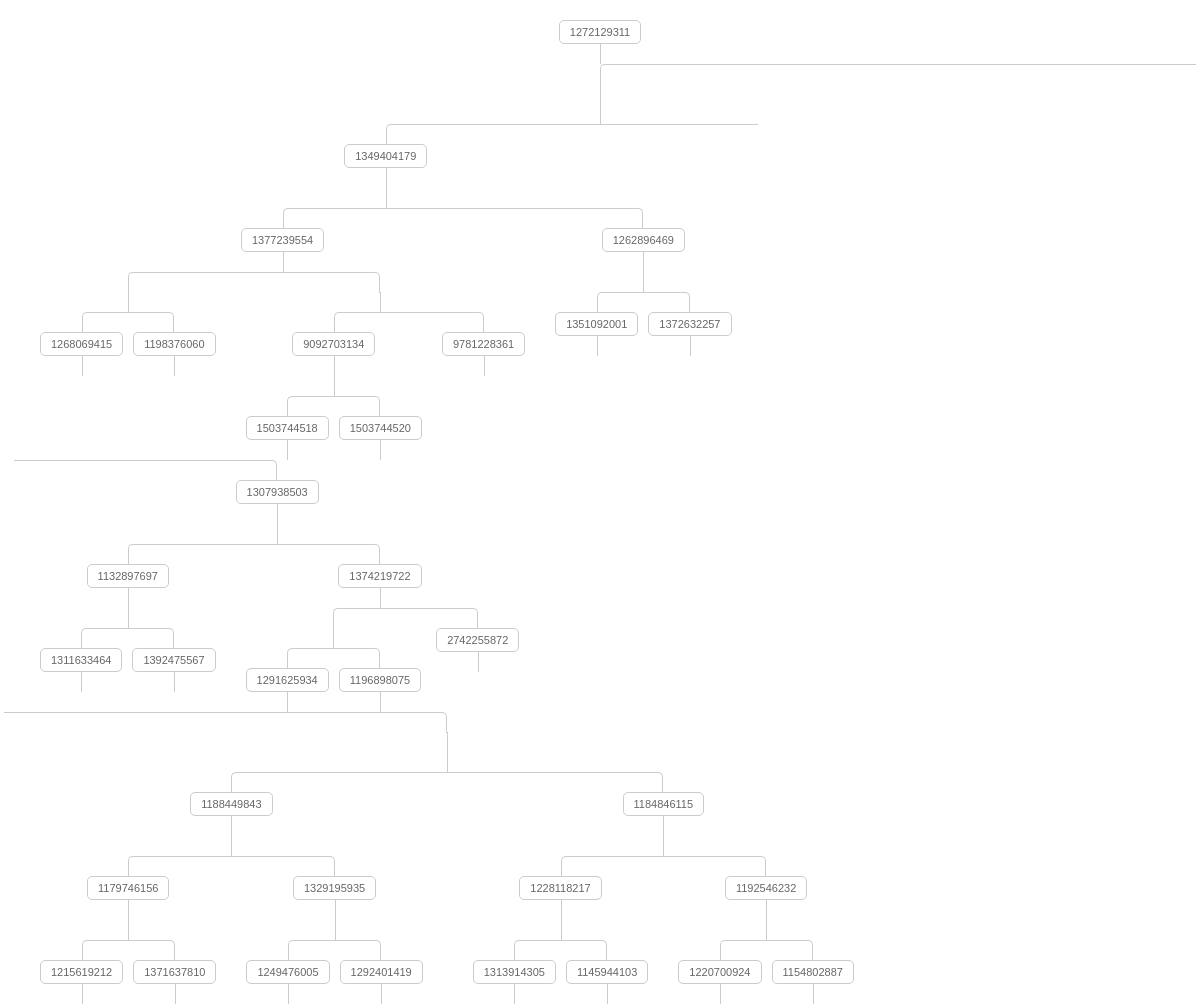
Page /tree.php on the earlier database version.
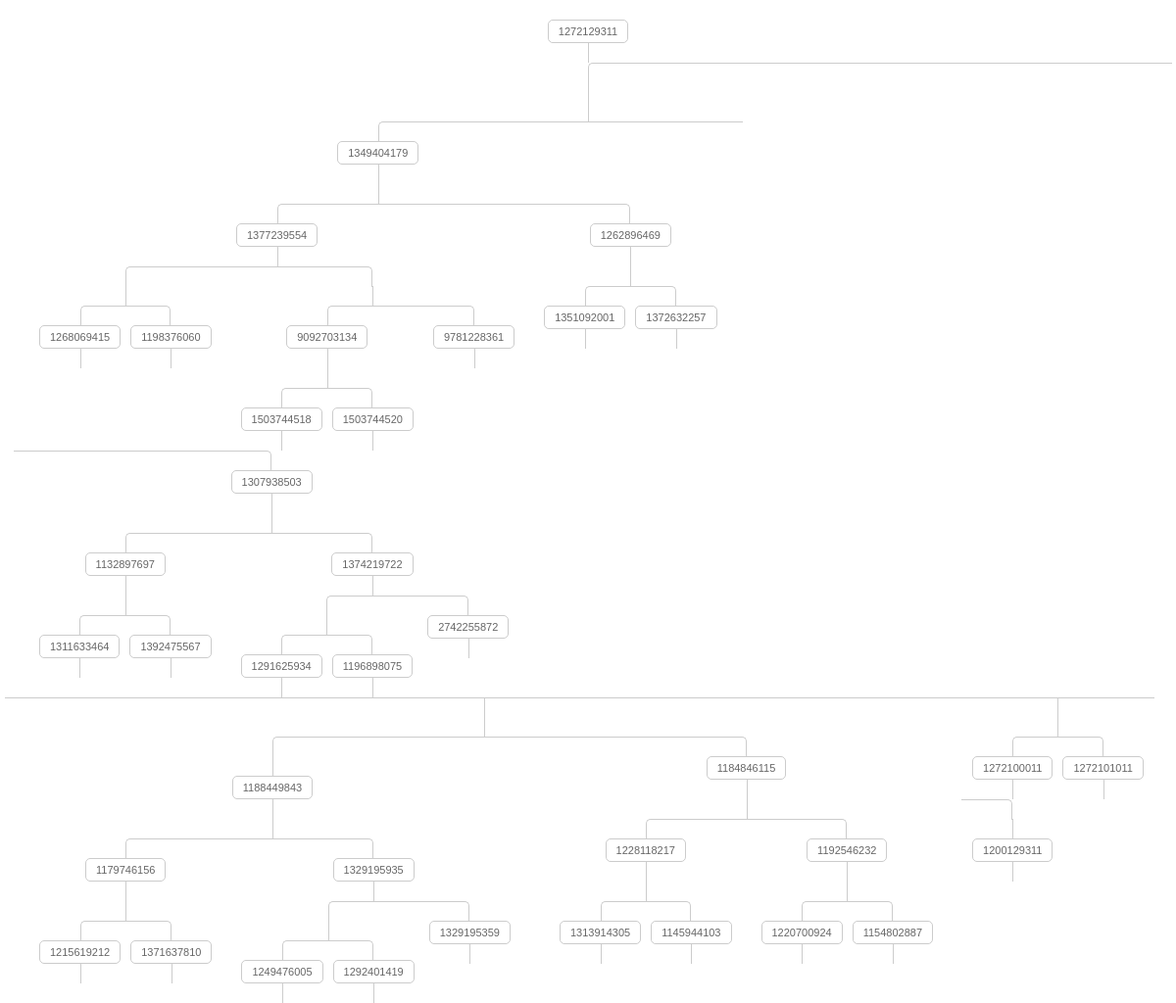
Same page on the later database version.
### tables this page shows
CREATE TABLE IF NOT EXISTS `agents` (
  `id` int(10) unsigned NOT NULL AUTO_INCREMENT,
  `agent_code` varchar(255) DEFAULT NULL,
  `sponsor_code` varchar(255) DEFAULT NULL,
  `pair_id` int(11) DEFAULT NULL,
  `leg` enum('Left','Right') NOT NULL DEFAULT 'Left',
  `depth_level` int(11) NOT NULL,
  PRIMARY KEY (`id`)
);

### function1.php (the view, shortened to what this page needs)
<?php
function getPairIds($con,$sponsor_code){
	$sql = "select Distinct(pair_id) from agents where sponsor_code = '".$sponsor_code."' ORDER BY pair_id";
	$result = mysqli_query($con,$sql);
	$rows = array();
	while ($row = mysqli_fetch_array($result, MYSQLI_ASSOC)) {
		$rows[] =$row['pair_id'];
	}
	return $rows;
}
function getPairValues($con,$sponsor_code,$pair_id){
	$sql = "select * from agents where sponsor_code ='".$sponsor_code."' AND pair_id ='".$pair_id."'";
	$result = mysqli_query($con,$sql);
	$row = mysqli_fetch_array($result, MYSQLI_ASSOC);
	return $row;
}
function checkChildDataExist($con,$sponsor_code){
	$sql = "select * from agents where sponsor_code ='".$sponsor_code."'";
	$result = mysqli_query($con,$sql);
	$row = mysqli_fetch_array($result, MYSQLI_ASSOC);
	return count($row);
}
function createTree($con,$sponsor_code){
	$html = "<ul><li><a href=''>".$sponsor_code."</a>";
	$html .= renderTree($con,$sponsor_code,0,1);
	$html .="</li></ul>";
	return $html;
}
function renderTree($con,$sponsor_code,$i=0,$flag=0) {
	$checkChildExist = checkChildDataExist($con,$sponsor_code);
	$html = "";
	if(!$checkChildExist){
		$html .= "<a href=''>".$sponsor_code."</a><ul id='1'>";
	}elseif($i!= 0 && $i%2 == 0){
		$html .= "<a href=''>".$sponsor_code."</a><ul id='2'>";
	}elseif($i%2 != 0 && $i > 1){
		$html .= "<ul><li><a href=''>".$sponsor_code."</a><ul id='2'>";
	}else{
		if(!$flag){
			$html = "<a href=''>".$sponsor_code."</a><ul id='3'>";
		}else{
			$html .= "<ul id='4'><li id='1'><ul>";
			$r = 1;
		}
	}
	$pair_ids = getPairIds($con,$sponsor_code);
	$pair_count = count($pair_ids);
	if( $pair_count > 0) {
		$i = 1;
		foreach($pair_ids as $k => $v) {
    		$pair_values = getPairValues($con,$sponsor_code,$v);
			if($i%2 != 0 && ($checkChildExist || $r)){
				$html .= "<li id='2'><ul id='4'>";
			}
			$html .= "<li id='3'>".renderTree($con,$pair_values['agent_code'],$i)."</li>";
    		if($i%2 == 0 && (!$flag || $r)){
				$html .= "</ul></li>";
			}
			if($pair_count%2 != 0 && $i == $pair_count){
				$html .= "</ul></li>";
			}
			$checkChildExist = 0;
			$i++;
    	}
	} else {
	}
	$html .= "</ul>";
	return $html;
}
?>

### tree.php (shortened to what this page needs)
<?php
include("config.php");
include("function1.php");
?>
<!DOCTYPE html>
<html>
<head>
</head>
<body>
	<?php
	$sponsor_code = '1272129311';
	$trees = createTree($con,$sponsor_code);
	?>
	<div class="tree">
		<?php echo $trees;?>
	</div>
</body>
</html>

### tree.php (style rules this page uses)
* { margin: 0; padding: 0; }
.tree ul { padding-top: 20px; position: relative; transition: all 0.5s; -webkit-transition: all 0.5s; -moz-transition: all 0.5s; }
.tree li { float: left; text-align: center; list-style-type: none; position: relative; padding: 20px 5px 0 5px; transition: all 0.5s; -webkit-transition: all 0.5s; -moz-transition: all 0.5s; }
.tree li::before, .tree li::after { content: ''; position: absolute; top: 0; right: 50%; border-top: 1px solid #ccc; width: 50%; height: 20px; }
.tree li::after { right: auto; left: 50%; border-left: 1px solid #ccc; }
.tree li:only-child::after, .tree li:only-child::before { display: none; }
.tree li:only-child { padding-top: 0; }
.tree li:first-child::before, .tree li:last-child::after { border: 0 none; }
.tree li:last-child::before { border-right: 1px solid #ccc; border-radius: 0 5px 0 0; -webkit-border-radius: 0 5px 0 0; -moz-border-radius: 0 5px 0 0; }
.tree li:first-child::after { border-radius: 5px 0 0 0; -webkit-border-radius: 5px 0 0 0; -moz-border-radius: 5px 0 0 0; }
.tree ul ul::before { content: ''; position: absolute; top: 0; left: 50%; border-left: 1px solid #ccc; width: 0; height: 20px; }
.tree li a { border: 1px solid #ccc; padding: 5px 10px; text-decoration: none; color: #666; font-family: arial, verdana, tahoma; font-size: 11px; display: inline-block; border-radius: 5px; -webkit-border-radius: 5px; -moz-border-radius: 5px; transition: all 0.5s; -webkit-transition: all 0.5s; -moz-transition: all 0.5s; }

Differences in the rows shown:
added agents: agent_code "1329195359", shown under "1329195935"
added agents: agent_code "1272100011"
added agents: agent_code "1272101011"
added agents: agent_code "1200129311"
